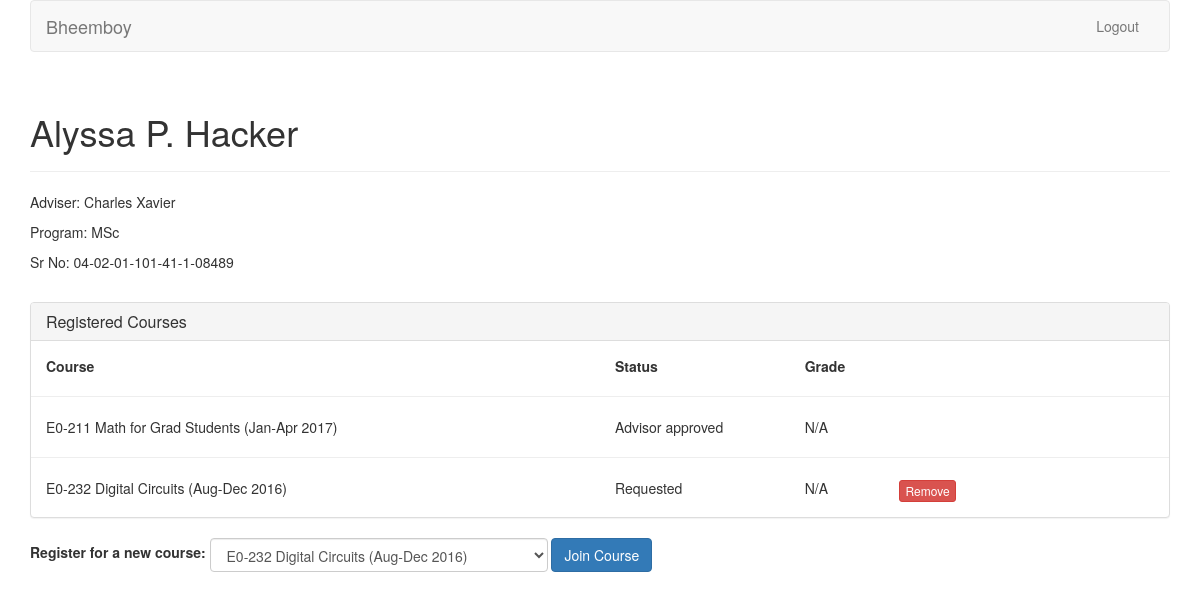
The page / (signed in) on the database its author committed.
### coursereg/models.py (models this page shows, shortened)
class User(AbstractBaseUser, PermissionsMixin):
    USER_TYPE_FACULTY = 0
    USER_TYPE_STUDENT = 1
    USER_TYPE_OTHER = 2
    PROGRAM_OTHER = 0
    PROGRAM_MTECH = 1
    PROGRAM_MSC = 2
    PROGRAM_PHD = 3
    PROGRAM_ME = 4
    PROGRAM_CHOICES = (
        (PROGRAM_OTHER, 'Other'),
        (PROGRAM_ME, 'ME'),
        (PROGRAM_MTECH, 'MTech'),
        (PROGRAM_MSC, 'MSc'),
        (PROGRAM_PHD, 'PhD'),
    )
    email = models.EmailField(max_length=254, unique=True)
    full_name = models.CharField(max_length=250)
    user_type = models.IntegerField(default=USER_TYPE_STUDENT, choices=(
        (USER_TYPE_FACULTY, "Faculty"),
        (USER_TYPE_STUDENT, "Student"),
        (USER_TYPE_OTHER, "Other"),
    ))
    adviser = models.ForeignKey('self', null=True, blank=True, on_delete=models.CASCADE, limit_choices_to={'user_type': USER_TYPE_FACULTY})
    program = models.IntegerField(default=PROGRAM_OTHER, choices=PROGRAM_CHOICES)
    date_joined = models.DateTimeField(default=timezone.now)
    sr_no = models.CharField(max_length=200, default='-')
    is_staff = models.BooleanField(default=False)
    is_active = models.BooleanField(default=True)
    objects = CustomUserManager()
    USERNAME_FIELD = 'email'
    REQUIRED_FIELDS = []

class Course(models.Model):
    TERM_AUG = 0
    TERM_JAN = 1
    TERM_SUMMER = 2
    TERM_OTHER = 3
    TERM_CHOICES = (
        (TERM_AUG, "Aug-Dec"),
        (TERM_JAN, "Jan-Apr"),
        (TERM_SUMMER, "Summer"),
        (TERM_OTHER, "Other"),
    )
    num = models.CharField(max_length=100)
    title = models.CharField(max_length=200)
    term = models.IntegerField(default=TERM_AUG, choices=TERM_CHOICES)
    last_reg_date = models.DateField(default=timezone.now)
    credits = models.IntegerField(default=3)
    department = models.CharField(max_length=100)
    def __unicode__(self):
        return self.num + ' ' + self.title + ' (%s %s)' % (self.TERM_CHOICES[self.term][1], self.last_reg_date.year)

### coursereg/views.py (the view)
# urls.py: url(r'^$', views.index, name='index'),
@login_required
def index(request):
    if request.user.user_type == models.User.USER_TYPE_STUDENT:
        return student(request)
    elif request.user.user_type == models.User.USER_TYPE_FACULTY:
        return HttpResponse("Logged in. TODO: Faculty view.")
    else:
        return HttpResponse("Logged in. Nothing to show because you are neither student nor faculty.")

### coursereg/views.py (called while the page is built)
def student(request):
    participants = [
        (
            p.course,
            models.Participant.STATE_CHOICES[p.state][1],
            models.Participant.GRADE_CHOICES[p.grade][1],
            p.state == models.Participant.STATE_REQUESTED,
            p.id
        ) for p in models.Participant.objects.filter(user=request.user)]
    context = {
        'user_full_name': request.user.full_name,
        'user_id': request.user.id,
        'adviser_full_name': request.user.adviser.full_name,
        'program': models.User.PROGRAM_CHOICES[request.user.program][1],
        'sr_no': request.user.sr_no,
        'participants': participants,
        'courses': models.Course.objects.filter(last_reg_date__gte=timezone.now()),
    }
    return render(request, 'coursereg/student.html', context)

### coursereg/templates/coursereg/student.html (shortened to what this page needs)
<!DOCTYPE html>
<html lang="en">
      <head>
        {% load staticfiles %}
        <link href="{% static 'coursereg/css/bootstrap.min.css' %}" rel="stylesheet">
    </head>
    <body>
        <div class="container">
            <nav class="navbar navbar-default">
                <div class="container-fluid">
                    <div class="navbar-header">
                        <a class="navbar-brand" href="{% url 'coursereg:index' %}">Bheemboy</a>
                    </div>
                    <div id="navbar" class="navbar-collapse collapse">
                        <ul class="nav navbar-nav navbar-right">
                            <li><a href="{% url 'coursereg:signout' %}">Logout</a></li>
                        </ul>
                    </div>
                </div>
            </nav>
            <div class="row">
                <div class="col-md-12">
                    <div class="page-header">
                        <h1>{{ user_full_name }}</h1>
                    </div>
                    <p>Adviser: {{ adviser_full_name }}</p>
                    <p>Program: {{ program }}</p>
                    <p>Sr No: {{ sr_no }}</p>
                </div>
            </div>
            <div class="row top-buffer-1">
                <div class="col-md-12">
                    <div class="panel panel-default">
                        <div class="panel-heading">
                            <h3 class="panel-title">Registered Courses</h3>
                        </div>
                        <div class="panel-body">
                            <div class="row">
                                <div class="col-md-6"><b>Course</b></div>
                                <div class="col-md-2"><b>Status</b></div>
                                <div class="col-md-1"><b>Grade</b></div>
                            </div>
                            {% for course, state, grade, deleteable, participant_id in participants %}
                            <div class="row">
                                <hr>
                                <div class="col-md-6">{{ course }}</div>
                                <div class="col-md-2">{{ state }}</div>
                                <div class="col-md-1">{{ grade }}</div>
                                {% if deleteable %}
                                <div class="col-md-1">
                                    <form class="form-inline" method="POST" action="{% url 'coursereg:participant_delete' %}">
                                        <button type="submit" class="btn btn-danger btn-xs">Remove</button>
                                    </form>
                                </div>
                                {% endif %}
                            </div>
                            {% endfor %}
                        </div>
                    </div>
                </div>
            </div>
            <div class="row">
                <div class="col-md-12">
                    <form class="form-inline" method="post" action="{% url 'coursereg:participant_create' %}">
                        <div class="form-group">
                            <label for="course_select">Register for a new course: </label>
                            <select class="form-control" id="course_select" name="course_id">
                                {% for course in courses %}
                                    <option value="{{ course.id }}">{{ course }}</option>
                                {% endfor %}
                            </select>
                        </div>
                        <button type="submit" class="btn btn-primary">Join Course</button>
                    </form>
                </div>
            </div>
        </div>
    </body>
</html>

### coursereg/templates/coursereg/student.html (style rules this page uses)
.top-buffer-1 { margin-top:20px; }

### rows shown on the page
User: full_name "Alyssa P. Hacker", sr_no "04-02-01-101-41-1-08489"
User: full_name "Charles Xavier"
Course: num+title+term "E0-211 Math for Grad Students (Jan-Apr 2017)", state "Advisor approved", grade "N/A"
Course: num+title+term "E0-232 Digital Circuits (Aug-Dec 2016)", state "Requested", grade "N/A"

### other values the page prints
{{ program }} "MSc"
form field course_id "E0-232 Digital Circuits (Aug-Dec 2016)"
